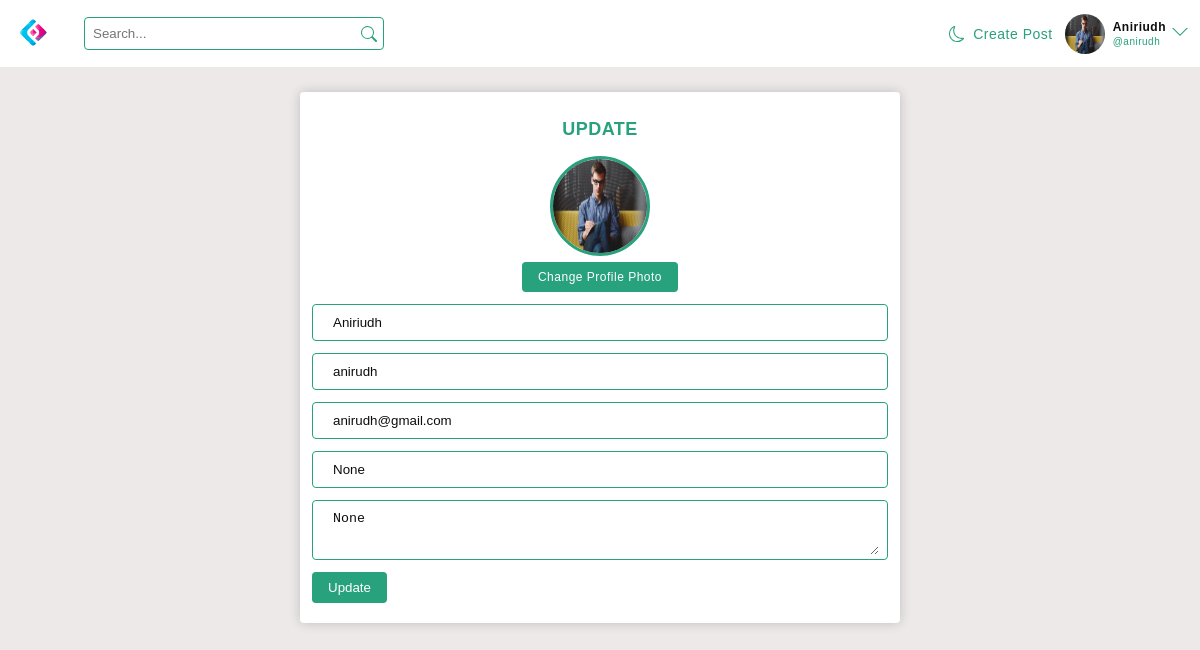
The page /account/update-profile (signed in) on the database its author committed.
### account/models.py (models this page shows)
class User(AbstractUser):
    bio = models.TextField(max_length=250,blank=True,null=True)
    website = models.CharField(max_length=250,blank=True,null=True)
    avatar = models.ImageField(null=True,blank=True,default='default/avatar.svg',upload_to='profile')
    USERNAME_FIELD = 'username'
    REQUIRED_FIELDS = []

### account/views.py (the view, shortened to what this page needs)
# urls.py: path('update-profile',views.update_profile,name='update-profile'),
@csrf_exempt
@login_required(login_url='login')
def update_profile(request):
    user = request.user
    context = {'user':user}
    return render(request,'base/edit_profile.html',context)

### templates/base/edit_profile.html (shortened to what this page needs)
{% extends 'base.html' %} {% block content %}
<section id="UPDATE_PROFILE" class="wrapper">
  <div class="user-form">
    <form action="" method="post" enctype="multipart/form-data">
      <div class="title"><h2>UPDATE</h2></div>
      <div class="form-img">
        <div class="img">
          <img src="{{user.avatar.url}}" alt="" id="profile" />
        </div>
        <label for="dp">Change Profile Photo</label>
      </div>
      <div class="form-control">
        <input
          type="text"
          placeholder="Name"
          required
          name="name"
          value="{{user.first_name}}"
        />
      </div>
      <div class="form-control">
        <input
          type="text"
          placeholder="Username"
          required
          name="username"
          value="{{user.username}}"
        />
      </div>
      <div class="form-control">
        <input
          type="email"
          placeholder="Email"
          required
          name="email"
          value="{{user.email}}"
        />
      </div>
      <div class="form-control">
        <input
          type="text"
          placeholder="Website"
          name="website"
          value="{{user.website}}"
        />
      </div>
      <div class="form-control">
        <textarea name="bio" placeholder="Write about yourself...">
{{user.bio}}</textarea
        >
      </div>
      <button type="submit" class="btn">Update</button>
    </form>
  </div>
</section>
{% endblock %}

### templates/navbar.html (shortened to what this page needs)
{% load static %}
<header>
  <div class="navigation">
    <nav class="navbar wrapper flex flex-jc-sb flex-ai-c">
      <div class="left flex flex-jc-s flex-ai-c">
        <a href="{% url 'home' %}" class="logo">
          <img src="{% static 'assets/icons/logo.png' %}" alt="" />
        </a>
        <form class="search-form flex flex-jc-s flex-ai-c br-4">
          <input type="text" placeholder="Search..." name="q" />
          <button class="flex flex-jc-s flex-ai-c">
            <?xml version="1.0" ?><svg
              class="bi bi-search"
              fill="#28a17d"
              height="16"
              viewBox="0 0 16 16"
              width="16"
              xmlns="http://www.w3.org/2000/svg"
            >
              <path
                d="M11.742 10.344a6.5 6.5 0 1 0-1.397 1.398h-.001c.03.04.062.078.098.115l3.85 3.85a1 1 0 0 0 1.415-1.414l-3.85-3.85a1.007 1.007 0 0 0-.115-.1zM12 6.5a5.5 5.5 0 1 1-11 0 5.5 5.5 0 0 1 11 0z"
              />
            </svg>
          </button>
        </form>
      </div>
      <div class="right flex flex-jc-sb flex-ai-c">
        <div class="theme">
        </div>
        <ul class="links flex flex-jc-sb flex-ai-c">
          {% if request.user.is_authenticated %}
          <li style="margin-right: 12px">
            <a
              href="{% url 'create-post' %}"
              style="color: #28a17d; font-size: 14px"
              >Create Post</a
            >
          </li>
          <li>
            <a
              href="{% url 'profile' request.user.id %}"
              class="flex flex-jc-sb flex-ai-c"
            >
              <div class="img">
                <img src="{{request.user.avatar.url}}" alt="" />
              </div>
              <div class="user">
                <p>{{request.user.first_name}}</p>
                <small class="username">@{{request.user.username}}</small>
              </div>
            </a>
            {% endif %}
          </li>
          {% if request.user.is_authenticated %}
          <li class="drop-down">
            <svg
              version="1.1"
              xmlns="http://www.w3.org/2000/svg"
              width="16"
              height="16"
              viewBox="0 0 32 32"
            >
              <title>chevron-down</title>
              <path d="M16 21l-13-13h-3l16 16 16-16h-3l-13 13z"></path>
            </svg>
          </li>
          {% else %}
          <li class="account"><a href="{% url 'login' %}">Account</a></li>
          {% endif %}
        </ul>
      </div>
    </nav>
  </div>
</header>

### rows shown on the page
User: user.avatar (picture), user.first_name "Aniriudh", user.username "anirudh", avatar (picture), name "Aniriudh", username "anirudh", email "anirudh@gmail.com", website "None", bio "None"
